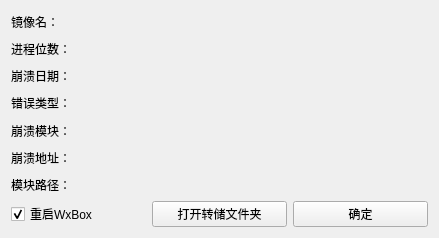
<?xml version="1.0" encoding="UTF-8"?>
<ui version="4.0">
 <class>CrashReportWidget</class>
 <widget class="QWidget" name="CrashReportWidget">
  <property name="geometry">
   <rect>
    <x>0</x>
    <y>0</y>
    <width>439</width>
    <height>238</height>
   </rect>
  </property>
  <property name="sizePolicy">
   <sizepolicy hsizetype="Fixed" vsizetype="Fixed">
    <horstretch>0</horstretch>
    <verstretch>0</verstretch>
   </sizepolicy>
  </property>
  <property name="minimumSize">
   <size>
    <width>439</width>
    <height>238</height>
   </size>
  </property>
  <property name="maximumSize">
   <size>
    <width>439</width>
    <height>238</height>
   </size>
  </property>
  <property name="windowTitle">
   <string>WxBox崩溃报告</string>
  </property>
  <layout class="QVBoxLayout" name="verticalLayout_2" stretch="5,1">
   <item>
    <layout class="QVBoxLayout" name="verticalLayout">
     <property name="spacing">
      <number>6</number>
     </property>
     <property name="bottomMargin">
      <number>0</number>
     </property>
     <item>
      <layout class="QHBoxLayout" name="horizontalLayout_7" stretch="2,8">
       <item>
        <widget class="QLabel" name="label_3">
         <property name="text">
          <string>镜像名：</string>
         </property>
        </widget>
       </item>
       <item>
        <widget class="QLabel" name="label_crash_program">
         <property name="text">
          <string notr="true"/>
         </property>
        </widget>
       </item>
      </layout>
     </item>
     <item>
      <layout class="QHBoxLayout" name="horizontalLayout_8" stretch="2,8">
       <item>
        <widget class="QLabel" name="label_5">
         <property name="text">
          <string>进程位数：</string>
         </property>
        </widget>
       </item>
       <item>
        <widget class="QLabel" name="label_process_bits">
         <property name="text">
          <string notr="true"/>
         </property>
        </widget>
       </item>
      </layout>
     </item>
     <item>
      <layout class="QHBoxLayout" name="horizontalLayout_6" stretch="2,8">
       <item>
        <widget class="QLabel" name="label_9">
         <property name="text">
          <string>崩溃日期：</string>
         </property>
        </widget>
       </item>
       <item>
        <widget class="QLabel" name="label_crash_date">
         <property name="text">
          <string notr="true"/>
         </property>
        </widget>
       </item>
      </layout>
     </item>
     <item>
      <layout class="QHBoxLayout" name="horizontalLayout_5" stretch="2,8">
       <item>
        <widget class="QLabel" name="label_8">
         <property name="text">
          <string>错误类型：</string>
         </property>
        </widget>
       </item>
       <item>
        <widget class="QLabel" name="label_error_type">
         <property name="text">
          <string notr="true"/>
         </property>
        </widget>
       </item>
      </layout>
     </item>
     <item>
      <layout class="QHBoxLayout" name="horizontalLayout_4" stretch="2,8">
       <item>
        <widget class="QLabel" name="label_6">
         <property name="text">
          <string>崩溃模块：</string>
         </property>
        </widget>
       </item>
       <item>
        <widget class="QLabel" name="label_crash_module">
         <property name="text">
          <string notr="true"/>
         </property>
        </widget>
       </item>
      </layout>
     </item>
     <item>
      <layout class="QHBoxLayout" name="horizontalLayout_2" stretch="2,8">
       <property name="sizeConstraint">
        <enum>QLayout::SetDefaultConstraint</enum>
       </property>
       <item>
        <widget class="QLabel" name="label_2">
         <property name="text">
          <string>崩溃地址：</string>
         </property>
        </widget>
       </item>
       <item>
        <widget class="QLabel" name="label_crash_address">
         <property name="text">
          <string notr="true"/>
         </property>
        </widget>
       </item>
      </layout>
     </item>
     <item>
      <layout class="QHBoxLayout" name="horizontalLayout_3" stretch="2,8">
       <item>
        <widget class="QLabel" name="label_4">
         <property name="text">
          <string>模块路径：</string>
         </property>
        </widget>
       </item>
       <item>
        <widget class="QLabel" name="label_module_path">
         <property name="text">
          <string notr="true"/>
         </property>
        </widget>
       </item>
      </layout>
     </item>
    </layout>
   </item>
   <item>
    <layout class="QHBoxLayout" name="horizontalLayout">
     <property name="spacing">
      <number>6</number>
     </property>
     <item>
      <widget class="QCheckBox" name="is_need_restart_program">
       <property name="text">
        <string>重启WxBox</string>
       </property>
       <property name="checked">
        <bool>true</bool>
       </property>
      </widget>
     </item>
     <item>
      <widget class="QPushButton" name="button_open_dump_folder">
       <property name="text">
        <string>打开转储文件夹</string>
       </property>
      </widget>
     </item>
     <item>
      <widget class="QPushButton" name="button_confirm">
       <property name="text">
        <string>确定</string>
       </property>
      </widget>
     </item>
    </layout>
   </item>
  </layout>
 </widget>
 <resources>
  <include location="../../assets/crashdumper/crashdumper.qrc"/>
 </resources>
 <connections/>
 <slots>
  <slot>openDumpFolderInExplorer()</slot>
 </slots>
</ui>
